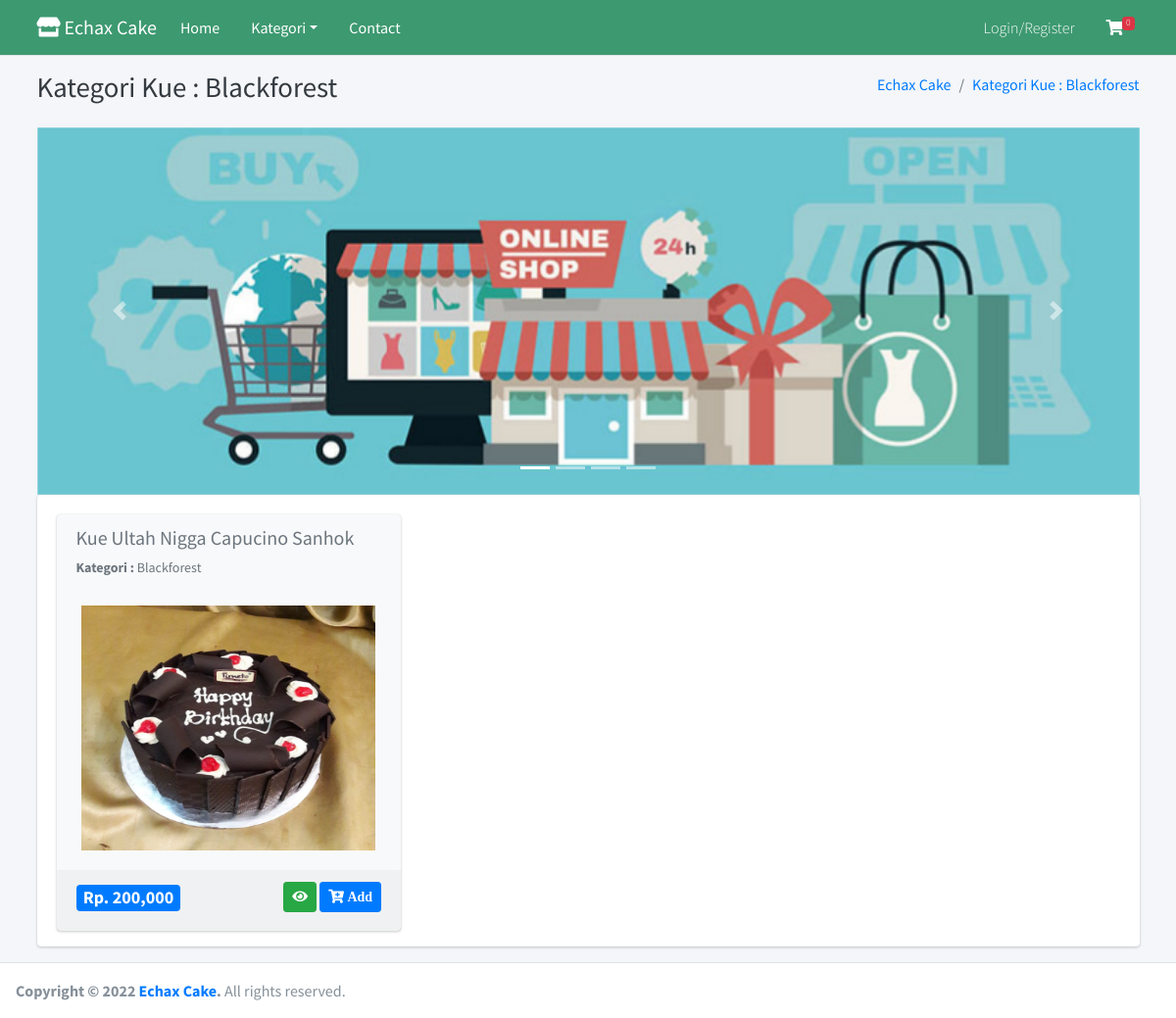
The page /home/kategori/11 on the database its author committed.
### tables this page shows
CREATE TABLE `tbl_barang` (
  `id_barang` int(11) NOT NULL,
  `nama_barang` varchar(255) DEFAULT NULL,
  `id_kategori` int(11) DEFAULT NULL,
  `harga` int(11) DEFAULT NULL,
  `deskripsi` mediumtext DEFAULT NULL,
  `gambar` text DEFAULT NULL,
  `berat` int(11) NOT NULL
);

CREATE TABLE `tbl_kategori` (
  `id_kategori` int(11) NOT NULL,
  `nama_kategori` varchar(50) DEFAULT NULL
);

### application/views/layout/v_content.php (called while the page is built)
<?php
if ($isi) {
	$this->load->view($isi);
}

### application/views/layout/v_wrapper_frontend.php (called while the page is built)
<?php
require_once('v_head.php');
require_once('v_header_frontend.php');
require_once('v_nav_frontend.php');
require_once('v_content.php');
require_once('v_footer_frontend.php');

### application/controllers/Home.php (called while the page is built, shortened)
<?php
class Home extends CI_Controller
{
	public function __construct()
	{
		$this->load->model('m_home');
	}
	public function kategori($id_kategori)
	{
		$kategori = $this->m_home->kategori($id_kategori);
		$data = array(
			'title' => 'Kategori Kue : ' . $kategori->nama_kategori,
			'barang' => $this->m_home->get_all_data_barang($id_kategori),
			'isi' => 'v_kategori_barang',
		);
		$this->load->view('layout/v_wrapper_frontend', $data, FALSE);
	}
}

### index.php (called while the page is built, shortened)
<?php
require_once BASEPATH.'core/CodeIgniter.php';

### application/models/M_home.php (called while the page is built, shortened)
<?php
class M_home extends CI_Model
{
	public function get_all_data_kategori()
	{
		$this->db->select('*');
		$this->db->from('tbl_kategori');
		$this->db->order_by('id_kategori', 'desc');
		return $this->db->get()->result();
	}
	public function kategori($id_kategori)
	{
		$this->db->select('*');
		$this->db->from('tbl_kategori');
		$this->db->where('id_kategori', $id_kategori);
		return $this->db->get()->row();
	}
	public function get_all_data_barang($id_kategori)
	{
		$this->db->select('*');
		$this->db->from('tbl_barang');
		$this->db->join('tbl_kategori', 'tbl_kategori.id_kategori = tbl_barang.id_kategori', 'left');
		$this->db->where('tbl_barang.id_kategori', $id_kategori);
		return $this->db->get()->result();
	}
}

### application/views/v_kategori_barang.php (the view, shortened to what this page needs)
<div id="carouselExampleIndicators" class="carousel slide" data-ride="carousel">
	<ol class="carousel-indicators">
		<li data-target="#carouselExampleIndicators" data-slide-to="0" class="active"></li>
		<li data-target="#carouselExampleIndicators" data-slide-to="1"></li>
		<li data-target="#carouselExampleIndicators" data-slide-to="2"></li>
		<li data-target="#carouselExampleIndicators" data-slide-to="3"></li>
	</ol>
	<div class="carousel-inner">
		<div class="carousel-item active">
			<img class="d-block w-100" src="<?= base_url() ?>assets/slider/slider1.jpg">
		</div>
	</div>
	<a class="carousel-control-prev" href="#carouselExampleIndicators" role="button" data-slide="prev">
		<span class="carousel-control-prev-icon" aria-hidden="true"></span>
	</a>
	<a class="carousel-control-next" href="#carouselExampleIndicators" role="button" data-slide="next">
		<span class="carousel-control-next-icon" aria-hidden="true"></span>
	</a>
</div>
<div class="card card-solid">
	<div class="card-body pb-0">
		<div class="row">
			<?php foreach ($barang as $key => $value) { ?>
				<div class="col-sm-4">
					<?php
					echo form_open('belanja/add');
					?>
					<div class="card bg-light">
						<div class="card-header text-muted border-bottom-0">
							<h2 class="lead"><b><?= $value->nama_barang ?></b></h2>
							<p class="text-muted text-sm"><b>Kategori : </b><?= $value->nama_kategori ?></p>
						</div>
						<div class="card-body pt-0">
							<div class="row">
								<div class="col-12 text-center">
									<img src="<?= base_url('assets/gambar/' . $value->gambar) ?>" width="300px" height="250px">
								</div>
							</div>
						</div>
						<div class="card-footer">
							<div class="row">
								<div class="col-sm-6">
									<div class="text-left">
										<h4><span class="badge bg-primary">Rp. <?= number_format($value->harga, 0) ?></span></h4>
									</div>
								</div>
								<div class="col-sm-6">
									<div class="text-right">
										<a href="<?= base_url('home/detail_barang/' . $value->id_barang)  ?>" class="btn btn-sm btn-success">
											<i class="fas fa-eye"></i>
										</a>
										<button type="submit" class="btn btn-sm btn-primary swalDefaultSuccess">
											<i class="fas fa-cart-plus"> Add</i>
										</button>
									</div>
								</div>
							</div>
						</div>
					</div>
					<?php echo form_close(); ?>
				</div>
			<?php } ?>
		</div>
	</div>
</div>

### rows shown on the page
tbl_barang: nama_barang "Kue Ultah Nigga Capucino Sanhok", id_kategori.nama_kategori "Blackforest", gambar (picture), harga "200,000"

### other values the page prints
$jml_item "0"
$title "Kategori Kue : Blackforest"
